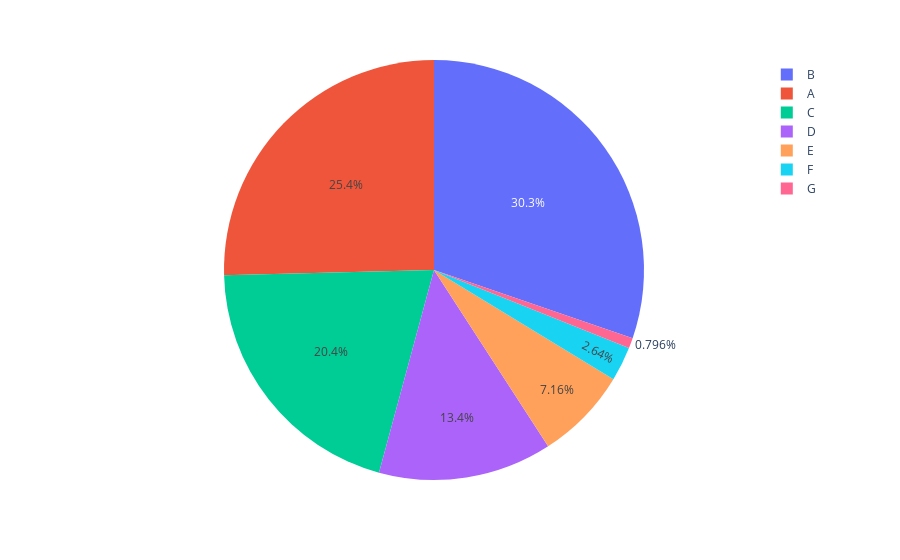

The notebook cell this image was saved under:
### Code cell
A_loan=np.sum(Filtered_grades_A['loan_amnt'])
B_loan=np.sum(Filtered_grades_B['loan_amnt'])
C_loan=np.sum(Filtered_grades_C['loan_amnt'])
D_loan=np.sum(Filtered_grades_D['loan_amnt'])
E_loan=np.sum(Filtered_grades_E['loan_amnt'])
F_loan=np.sum(Filtered_grades_F['loan_amnt'])
G_loan=np.sum(Filtered_grades_G['loan_amnt'])


loan_amount=[A_loan,B_loan,C_loan,D_loan,E_loan,F_loan,G_loan]
Grades=['A', 'B', 'C', 'D', 'E', 'F', 'G']
px.pie(loan,names='grade',labels='loan_amount')

### Figure 1 — Plotly figure (JSON) as saved in the notebook; plotly's stock layout.template omitted (floating-point values rounded to 4 significant figures; data arrays with more than 128 entries replaced by an {"elided": "..."} marker saying what was removed)
{"data": [{"domain": {"x": [0, 1], "y": [0, 1]}, "hovertemplate": "grade=%{label}<extra></extra>", "labels": {"elided": "39717 str values"}, "legendgroup": "", "name": "", "showlegend": true, "type": "pie"}], "layout": {"legend": {"tracegroupgap": 0}, "margin": {"t": 60}}}
